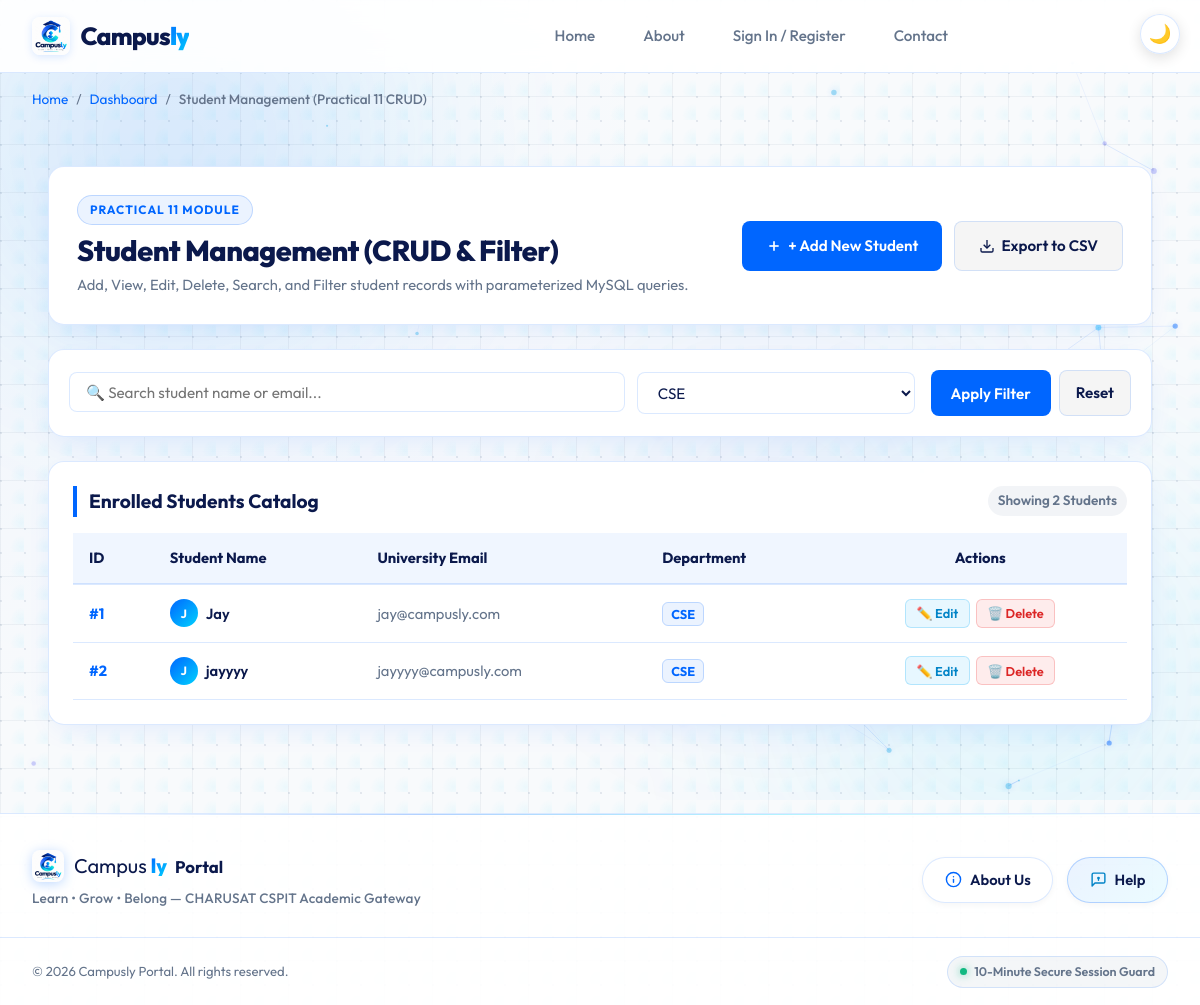
The page /students.php?course=CSE on the database its author committed.
### tables this page shows
CREATE TABLE students (
    student_id INT AUTO_INCREMENT PRIMARY KEY,
    name VARCHAR(100) NOT NULL,
    email VARCHAR(100) NOT NULL UNIQUE,
    course VARCHAR(100) NOT NULL
);

### students.php (the view, shortened to what this page needs)
<?php
require_once __DIR__ . '/db.php';
$searchQuery  = trim($_GET['search'] ?? '');
$courseFilter = trim($_GET['course'] ?? '');
$sql = "SELECT student_id, name, email, course FROM students WHERE 1=1";
$params = [];
if ($courseFilter !== '' && $courseFilter !== 'ALL') {
    $sql .= " AND course = :course";
    $params[':course'] = $courseFilter;
}
$sql .= " ORDER BY student_id ASC";
$stmt = $pdo->prepare($sql);
$stmt->execute($params);
$students = $stmt->fetchAll(PDO::FETCH_ASSOC);
$totalCount = count($students);
$coursesList = ['CSE', 'CE', 'IT', 'EC'];
require_once __DIR__ . '/includes/header.php';
?>
  <nav class="breadcrumbs-nav" aria-label="Breadcrumb">
    <ol class="breadcrumbs">
      <li><a href="index.php">Home</a></li>
      <?php if ($userRole === 'admin'): ?>
        <li><a href="admin_dashboard.php">Admin Control Center</a></li>
      <?php else: ?>
        <li><a href="dashboard.php">Dashboard</a></li>
      <?php endif; ?>
      <li aria-current="page">Student Management (Practical 11 CRUD)</li>
    </ol>
  </nav>
  <main id="main-content">
    <div style="max-width: 1200px; margin: 0 auto; padding: 1.5rem 1rem;">
      <section class="panel" style="padding: 1.75rem; margin-bottom: 1.5rem; display: flex; justify-content: space-between; align-items: center; flex-wrap: wrap; gap: 1rem;">
        <div>
          <div style="display: inline-flex; align-items: center; gap: 8px; background: rgba(0, 102, 255, 0.08); padding: 4px 12px; border-radius: 9999px; margin-bottom: 0.5rem; border: 1px solid rgba(0, 102, 255, 0.2);">
            <span style="font-size: 0.75rem; font-weight: 700; color: #0066ff; letter-spacing: 1px;">PRACTICAL 11 MODULE</span>
          </div>
          <h1 style="margin: 0; font-size: 1.8rem; line-height: 1.2;">Student Management (CRUD &amp; Filter)</h1>
          <p style="margin: 0.35rem 0 0 0; color: #64748b; font-size: 0.92rem;">
            Add, View, Edit, Delete, Search, and Filter student records with parameterized MySQL queries.
          </p>
        </div>
        <div style="display: flex; gap: 0.75rem; flex-wrap: wrap;">
          <button type="button" class="btn btn-primary" onclick="openAddModal()" style="display: inline-flex; align-items: center; gap: 6px;">
            <svg width="16" height="16" viewBox="0 0 24 24" fill="none" stroke="currentColor" stroke-width="2.5"><line x1="12" y1="5" x2="12" y2="19"></line><line x1="5" y1="12" x2="19" y2="12"></line></svg>
            <span>+ Add New Student</span>
          </button>
          <a href="students.php?action=export_csv" class="btn btn-secondary" style="display: inline-flex; align-items: center; gap: 6px;">
            <svg width="16" height="16" viewBox="0 0 24 24" fill="none" stroke="currentColor" stroke-width="2"><path d="M21 15v4a2 2 0 0 1-2 2H5a2 2 0 0 1-2-2v-4"></path><polyline points="7 10 12 15 17 10"></polyline><line x1="12" y1="15" x2="12" y2="3"></line></svg>
            <span>Export to CSV</span>
          </a>
        </div>
      </section>
      <section class="panel" style="padding: 1.25rem; margin-bottom: 1.5rem;">
        <form action="students.php" method="GET" style="display: flex; gap: 1rem; flex-wrap: wrap; align-items: center; justify-content: space-between;">
          <div style="display: flex; gap: 0.75rem; flex-wrap: wrap; flex: 1; min-width: 280px;">
            <div style="flex: 2; min-width: 200px; position: relative;">
              <input type="text" name="search" value="<?= htmlspecialchars($searchQuery) ?>" placeholder="🔍 Search student name or email..." style="width: 100%; padding: 0.6rem 1rem; border-radius: 8px; border: 1px solid var(--panel-border); background: var(--input-bg); color: var(--text-main);">
            </div>
            <div style="flex: 1; min-width: 140px;">
              <select name="course" style="width: 100%; padding: 0.6rem 1rem; border-radius: 8px; border: 1px solid var(--panel-border); background: var(--input-bg); color: var(--text-main);">
                <?php foreach ($coursesList as $c): ?>
                  <option value="<?= $c ?>" <?= $courseFilter === $c ? 'selected' : '' ?>><?= $c ?></option>
                <?php endforeach; ?>
              </select>
            </div>
          </div>
          <div style="display: flex; gap: 0.5rem;">
            <button type="submit" class="btn btn-primary" style="padding: 0.6rem 1.25rem;">Apply Filter</button>
            <?php if (!empty($searchQuery) || !empty($courseFilter)): ?>
              <a href="students.php" class="btn btn-secondary" style="padding: 0.6rem 1rem;">Reset</a>
            <?php endif; ?>
          </div>
        </form>
      </section>
      <section class="panel" style="padding: 1.5rem; overflow: hidden;">
        <div style="display: flex; justify-content: space-between; align-items: center; margin-bottom: 1rem;">
          <h2 style="margin: 0; font-size: 1.2rem;">Enrolled Students Catalog</h2>
          <span style="font-size: 0.85rem; font-weight: 600; color: #64748b; background: rgba(148, 163, 184, 0.12); padding: 4px 10px; border-radius: 9999px;">
            Showing <?= (int)$totalCount ?> Student<?= $totalCount === 1 ? '' : 's' ?>
          </span>
        </div>
        <div style="overflow-x: auto;">
          <table style="width: 100%; border-collapse: collapse; font-size: 0.92rem;">
            <thead>
              <tr style="background: var(--table-th-bg, #f8fafc); border-bottom: 2px solid var(--panel-border); text-align: left;">
                <th style="padding: 0.85rem 1rem;">ID</th>
                <th style="padding: 0.85rem 1rem;">Student Name</th>
                <th style="padding: 0.85rem 1rem;">University Email</th>
                <th style="padding: 0.85rem 1rem;">Department</th>
                <th style="padding: 0.85rem 1rem; text-align: center;">Actions</th>
              </tr>
            </thead>
            <tbody>
              <?php if (empty($students)): ?>
                <tr>
                  <td colspan="5" style="text-align: center; padding: 2.5rem 1rem; color: #64748b;">
                    No student records matching your search query. <a href="students.php" style="color: var(--primary); font-weight: 600;">Reset filters</a>
                  </td>
                </tr>
              <?php else: ?>
                <?php foreach ($students as $s): ?>
                  <tr style="border-bottom: 1px solid var(--panel-border); transition: background 0.15s ease;">
                    <td style="padding: 0.85rem 1rem; font-weight: 700; color: var(--primary);">
                      #<?= htmlspecialchars($s['student_id']) ?>
                    </td>
                    <td style="padding: 0.85rem 1rem; font-weight: 600; color: var(--text-main);">
                      <div style="display: flex; align-items: center; gap: 8px;">
                        <span style="width: 28px; height: 28px; border-radius: 50%; background: linear-gradient(135deg, #0066ff, #00d2fe); color: #fff; display: inline-flex; align-items: center; justify-content: center; font-size: 0.75rem; font-weight: 700;">
                          <?= strtoupper(substr($s['name'], 0, 1)) ?>
                        </span>
                        <span><?= htmlspecialchars($s['name']) ?></span>
                      </div>
                    </td>
                    <td style="padding: 0.85rem 1rem; color: var(--text-muted);">
                      <?= htmlspecialchars($s['email']) ?>
                    </td>
                    <td style="padding: 0.85rem 1rem;">
                      <span style="padding: 3px 8px; border-radius: 6px; font-size: 0.8rem; font-weight: 700; background: rgba(0, 102, 255, 0.08); color: #0066ff; border: 1px solid rgba(0, 102, 255, 0.2);">
                        <?= htmlspecialchars($s['course']) ?>
                      </span>
                    </td>
                    <td style="padding: 0.85rem 1rem; text-align: center;">
                      <div style="display: inline-flex; gap: 6px;">
                        <button type="button" class="btn" onclick="openEditModal(<?= htmlspecialchars(json_encode($s)) ?>)" style="padding: 0.35rem 0.65rem; font-size: 0.8rem; background: rgba(56, 189, 248, 0.12); color: #0284c7; border: 1px solid rgba(56, 189, 248, 0.3); border-radius: 6px;">
                          ✏️ Edit
                        </button>
                        <form action="students.php" method="POST" style="margin: 0; display: inline;" onsubmit="return confirm('Are you sure you want to delete student #<?= (int)$s['student_id'] ?> (<?= htmlspecialchars(addslashes($s['name'])) ?>)? This action cannot be undone.');">
                          <button type="submit" class="btn" style="padding: 0.35rem 0.65rem; font-size: 0.8rem; background: rgba(239, 68, 68, 0.1); color: #dc2626; border: 1px solid rgba(239, 68, 68, 0.25); border-radius: 6px;">
                            🗑️ Delete
                          </button>
                        </form>
                      </div>
                    </td>
                  </tr>
                <?php endforeach; ?>
              <?php endif; ?>
            </tbody>
          </table>
        </div>
      </section>
    </div>
  </main>
<?php require_once __DIR__ . '/includes/footer.php'; ?>

### css/styles.css (style rules this page uses)
:root { --bg-color: #f8fafc; --bg-grid-line: rgba(148, 163, 184, 0.12); --bg-dot: rgba(148, 163, 184, 0.22); --bg-gradient: radial-gradient(circle at 10% 20%, rgba(0, 102, 255, 0.04) 0%, transparent 40%), radial-gradient(circle at 90% 80%, rgba(0, 210, 255, 0.05) 0%, transparent 40%); --panel-bg: rgba(255, 255, 255, 0.98); --panel-border: rgba(0, 102, 255, 0.14); --header-bg: rgba(255, 255, 255, 0.92); --input-bg: #ffffff; --input-border: rgba(0, 102, 255, 0.18); --table-th-bg: rgba(0, 102, 255, 0.06); --brand-navy: #0b194c; --brand-navy-light: #162456; --primary: #0066ff; --primary-hover: #0052cc; --accent: #00d2fe; --accent-dark: #0099cc; --accent-hover: #38bdf8; --brand-gradient: linear-gradient(135deg, #0b194c 0%, #0066ff 50%, #00d2fe 100%); --brand-gradient-text: linear-gradient(135deg, #0066ff 0%, #00d2fe 100%); --text-main: #0b194c; --text-body: #1e293b; --text-muted: #64748b; --focus-outline: #0066ff; --card-shadow: 0 10px 30px -10px rgba(0, 102, 255, 0.12); --card-shadow-hover: 0 16px 36px -10px rgba(0, 102, 255, 0.22); --error: #dc2626; --success: #16a34a; --warning: #f59e0b; --radius: 16px; --transition: all 0.3s cubic-bezier(0.4, 0, 0.2, 1); }
*, *::before, *::after { box-sizing: border-box; margin: 0; padding: 0; }
body { font-family: 'Outfit', -apple-system, BlinkMacSystemFont, "Segoe UI", Roboto, sans-serif; background-color: var(--bg-color); background-image: radial-gradient(circle at 1px 1px, var(--bg-dot) 1.2px, transparent 0), linear-gradient(to right, var(--bg-grid-line) 1px, transparent 1px), linear-gradient(to bottom, var(--bg-grid-line) 1px, transparent 1px), var(--bg-gradient); background-size: 24px 24px, 48px 48px, 48px 48px, 100% 100%; background-attachment: fixed; color: var(--text-main); min-height: 100vh; line-height: 1.6; display: flex; flex-direction: column; overflow-x: hidden; position: relative; transition: background-color 0.3s ease, color 0.3s ease; }
header, main, footer, .top-corner-controls, .breadcrumbs-nav, .skip-link { position: relative; z-index: 2; }
.breadcrumbs-nav { max-width: 1200px; width: 100%; margin: 1rem auto 0; padding: 0 2rem; }
.breadcrumbs { display: flex; list-style: none; gap: 0.5rem; font-size: 0.85rem; color: var(--text-muted); }
.breadcrumbs li:not(:last-child)::after { content: "/"; margin-left: 0.5rem; }
.breadcrumbs a { color: var(--primary); text-decoration: none; }
.breadcrumbs li[aria-current="page"] { color: var(--text-muted); font-weight: 500; }
main { max-width: 1200px; width: 100%; margin: 0 auto; padding: 2rem; flex: 1; }
h1 { font-size: 2.25rem; font-weight: 800; margin-bottom: 0.5rem; letter-spacing: -0.5px; }
h2 { font-size: 1.5rem; font-weight: 700; margin-bottom: 1.25rem; color: var(--text-main); border-left: 4px solid var(--primary); padding-left: 0.75rem; }
p { color: var(--text-muted); margin-bottom: 1.5rem; }
.panel { background: var(--panel-bg); border: 1px solid var(--panel-border); box-shadow: var(--card-shadow); backdrop-filter: blur(16px); -webkit-backdrop-filter: blur(16px); border-radius: var(--radius); padding: 2rem; margin-bottom: 2rem; position: relative; }
.btn { display: inline-flex; align-items: center; justify-content: center; padding: 0.75rem 1.5rem; font-weight: 600; border-radius: 8px; border: none; cursor: pointer; transition: var(--transition); text-decoration: none; font-family: inherit; font-size: 0.95rem; }
.btn-primary { background: var(--primary); color: #fff; }
.btn-secondary { background: rgba(0, 0, 0, 0.04); color: var(--text-main); border: 1px solid var(--panel-border); }
input[type="text"], input[type="email"], input[type="password"], input[type="date"], select, textarea { width: 100%; padding: 0.75rem 1rem; background: var(--input-bg); border: 1px solid var(--input-border); border-radius: 8px; color: var(--text-main); font-family: inherit; font-size: 0.95rem; transition: var(--transition); }

### rows shown on the page
students: student_id "1", name "J", name "Jay", email "jay@campusly.com", course "CSE"
students: student_id "2", name "J", name "jayyyy", email "jayyyy@campusly.com", course "CSE"

### other values the page prints
$totalCount "2"
form field course "CSE"
